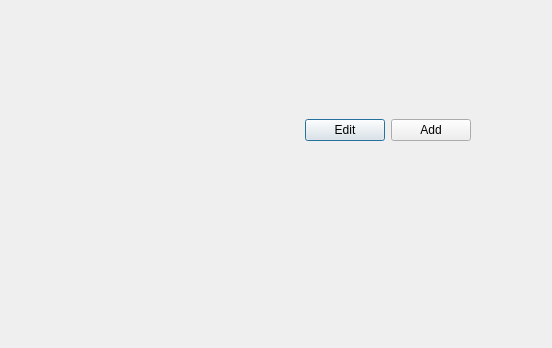
<?xml version="1.0" encoding="UTF-8"?>
<ui version="4.0">
 <class>TrackableDataEditorDialog</class>
 <widget class="QDialog" name="TrackableDataEditorDialog">
  <property name="geometry">
   <rect>
    <x>0</x>
    <y>0</y>
    <width>552</width>
    <height>348</height>
   </rect>
  </property>
  <property name="windowTitle">
   <string>Dialog</string>
  </property>
  <widget class="QWidget" name="verticalLayoutWidget">
   <property name="geometry">
    <rect>
     <x>0</x>
     <y>0</y>
     <width>471</width>
     <height>261</height>
    </rect>
   </property>
   <layout class="QVBoxLayout" name="mainLayout">
    <item>
     <layout class="QHBoxLayout" name="horizontalLayout">
      <item>
       <spacer name="horizontalSpacer">
        <property name="orientation">
         <enum>Qt::Horizontal</enum>
        </property>
        <property name="sizeHint" stdset="0">
         <size>
          <width>40</width>
          <height>20</height>
         </size>
        </property>
       </spacer>
      </item>
      <item>
       <widget class="QPushButton" name="editButton">
        <property name="text">
         <string>Edit</string>
        </property>
       </widget>
      </item>
      <item>
       <widget class="QPushButton" name="addButton">
        <property name="text">
         <string>Add</string>
        </property>
       </widget>
      </item>
     </layout>
    </item>
   </layout>
  </widget>
 </widget>
 <resources/>
 <connections/>
</ui>
